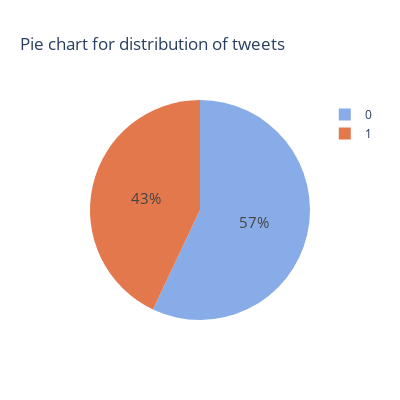

Source (notebook cell):
### Code cell
fig = px.pie(train_df, names = 'target', height = 400, width = 400, color_discrete_sequence = colors, title = 'Pie chart for distribution of tweets')
fig.update_traces(textfont_size = 15)
fig.show()

### Figure 1 — Plotly figure (JSON) as saved in the notebook; plotly's stock layout.template omitted (floating-point values rounded to 4 significant figures; data arrays with more than 128 entries replaced by an {"elided": "..."} marker saying what was removed)
{"data": [{"domain": {"x": [0, 1], "y": [0, 1]}, "hovertemplate": "target=%{label}<extra></extra>", "labels": {"elided": "7613 int values"}, "legendgroup": "", "name": "", "showlegend": true, "textfont": {"size": 15}, "type": "pie"}], "layout": {"height": 400, "legend": {"tracegroupgap": 0}, "piecolorway": ["#87ace8", "#e3784d"], "title": {"text": "Pie chart for distribution of tweets"}, "width": 400}}
